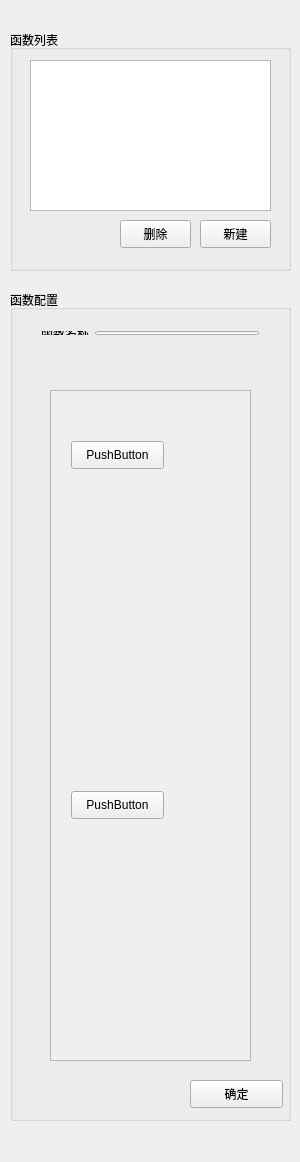
<?xml version="1.0" encoding="UTF-8"?>
<ui version="4.0">
 <class>BendingCorrectDockClass</class>
 <widget class="QWidget" name="BendingCorrectDockClass">
  <property name="geometry">
   <rect>
    <x>0</x>
    <y>0</y>
    <width>300</width>
    <height>1162</height>
   </rect>
  </property>
  <property name="windowTitle">
   <string>BendingCorrectDock</string>
  </property>
  <widget class="QGroupBox" name="groupBox">
   <property name="geometry">
    <rect>
     <x>10</x>
     <y>30</y>
     <width>281</width>
     <height>241</height>
    </rect>
   </property>
   <property name="title">
    <string>函数列表</string>
   </property>
   <widget class="QListWidget" name="listWidget">
    <property name="geometry">
     <rect>
      <x>20</x>
      <y>30</y>
      <width>241</width>
      <height>151</height>
     </rect>
    </property>
   </widget>
   <widget class="QPushButton" name="btnNew">
    <property name="geometry">
     <rect>
      <x>190</x>
      <y>190</y>
      <width>71</width>
      <height>28</height>
     </rect>
    </property>
    <property name="text">
     <string>新建</string>
    </property>
   </widget>
   <widget class="QPushButton" name="btnDelete">
    <property name="geometry">
     <rect>
      <x>110</x>
      <y>190</y>
      <width>71</width>
      <height>28</height>
     </rect>
    </property>
    <property name="text">
     <string>删除</string>
    </property>
   </widget>
  </widget>
  <widget class="QGroupBox" name="groupBox_2">
   <property name="geometry">
    <rect>
     <x>10</x>
     <y>290</y>
     <width>281</width>
     <height>831</height>
    </rect>
   </property>
   <property name="title">
    <string>函数配置</string>
   </property>
   <widget class="QPushButton" name="btnOK">
    <property name="geometry">
     <rect>
      <x>180</x>
      <y>790</y>
      <width>93</width>
      <height>28</height>
     </rect>
    </property>
    <property name="text">
     <string>确定</string>
    </property>
   </widget>
   <widget class="QWidget" name="layoutWidget">
    <property name="geometry">
     <rect>
      <x>20</x>
      <y>30</y>
      <width>240</width>
      <height>26</height>
     </rect>
    </property>
    <layout class="QHBoxLayout" name="horizontalLayout">
     <item>
      <widget class="QLabel" name="label">
       <property name="text">
        <string>函数名称</string>
       </property>
      </widget>
     </item>
     <item>
      <widget class="QLineEdit" name="edtName"/>
     </item>
    </layout>
   </widget>
   <widget class="QScrollArea" name="scrollArea">
    <property name="geometry">
     <rect>
      <x>40</x>
      <y>100</y>
      <width>201</width>
      <height>671</height>
     </rect>
    </property>
    <property name="widgetResizable">
     <bool>true</bool>
    </property>
    <widget class="QWidget" name="scrollAreaWidgetContents">
     <property name="geometry">
      <rect>
       <x>0</x>
       <y>0</y>
       <width>199</width>
       <height>669</height>
      </rect>
     </property>
     <widget class="QPushButton" name="pushButton">
      <property name="geometry">
       <rect>
        <x>20</x>
        <y>50</y>
        <width>93</width>
        <height>28</height>
       </rect>
      </property>
      <property name="text">
       <string>PushButton</string>
      </property>
     </widget>
     <widget class="QPushButton" name="pushButton_2">
      <property name="geometry">
       <rect>
        <x>20</x>
        <y>400</y>
        <width>93</width>
        <height>28</height>
       </rect>
      </property>
      <property name="text">
       <string>PushButton</string>
      </property>
     </widget>
    </widget>
   </widget>
  </widget>
 </widget>
 <layoutdefault spacing="6" margin="11"/>
 <resources/>
 <connections/>
</ui>
